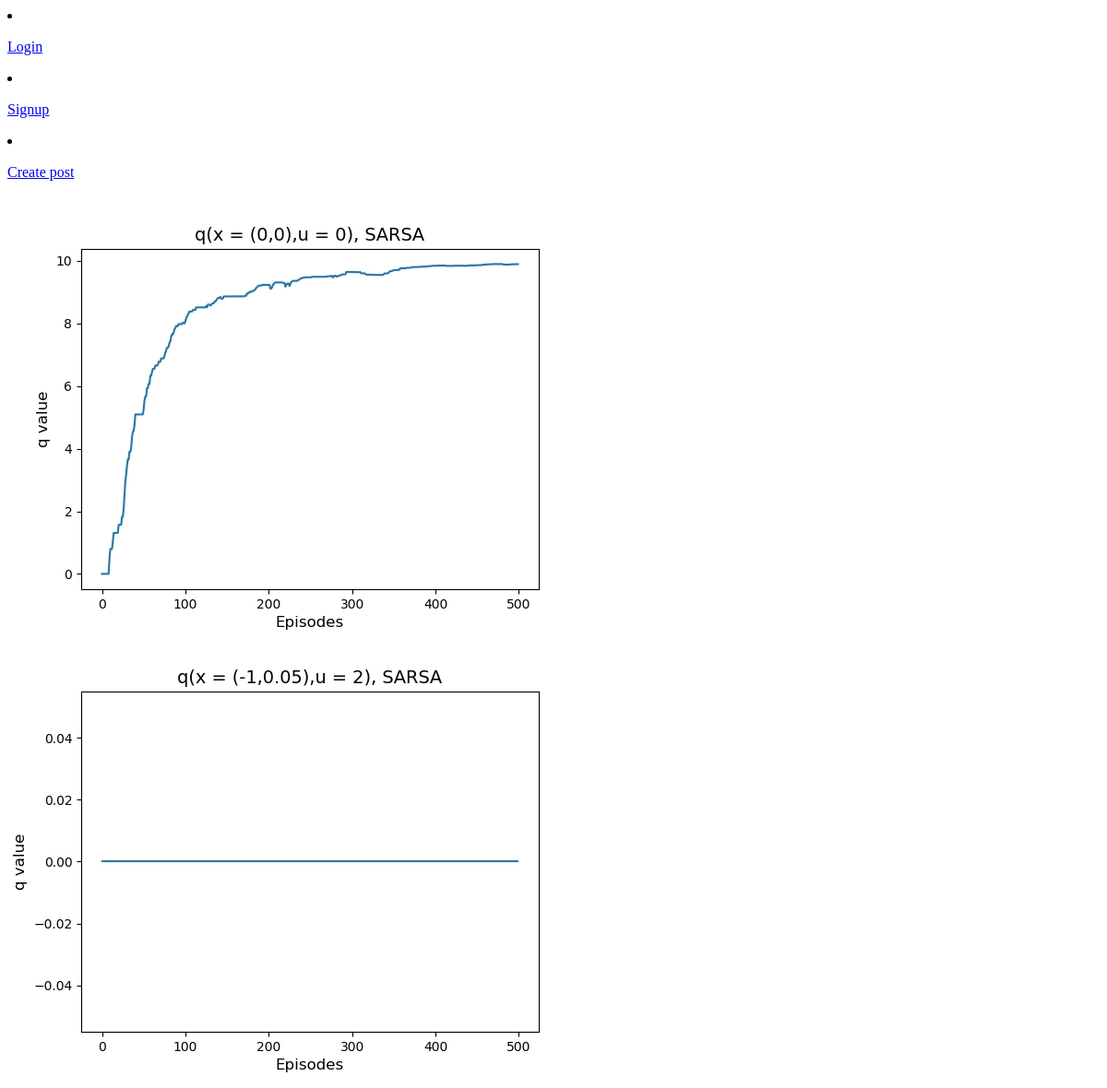
The page /insta/posts/ on the database as committed earlier.
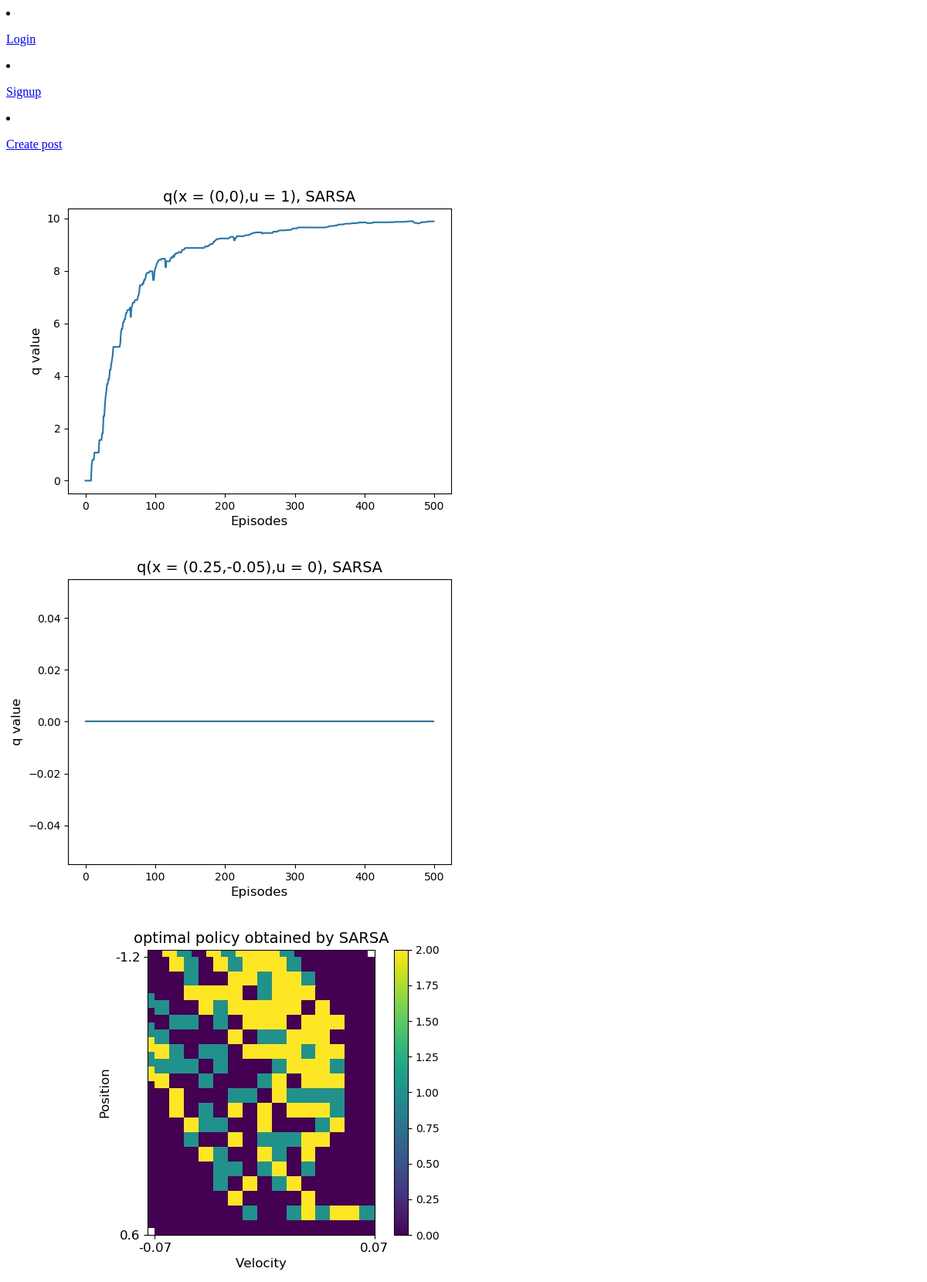
The same page on the database as committed later.
### insta/models.py (models this page shows)
class Post(models.Model):
    title = models.TextField(blank = True,null = True)
    image = ProcessedImageField(
        upload_to = 'static/images/posts',
        format = 'JPEG',
        options = {'quality':100},
        blank = True,
        null = True
    )

### insta/views.py (the view)
# urls.py: path('posts/', views.PostListView.as_view(),name = 'posts'),
class PostListView(ListView):
    model = Post
    template_name = 'posts.html'

### templates/posts.html
{% load static %}
<header>
    {% if request.user.is_authenticated %}
    <li>
        <p>Hi, {{request.user.username}}</p>
    </li>
    <li>
        <p><a href="{% url 'logout' %}">Logout</a></p>
    </li>
    {% else %}
    <li>
        <p><a href="{% url 'login' %}">Login</a></p>
    </li>
    <li>
        <p><a href="{% url 'signup' %}">Signup</a></p>
    </li>
    {% endif %}
    <li>
    <p><a href="{% url 'create_post' %}">Create post</a></p>
    </li>
</header>
<body>
    <div>
        {% for post in object_list %}
            <a href="{% url 'post_detail' post.id %}">
                <img src="/{{post.image}}">
            </a>
        {% endfor %}
    </div>
</body>

Rows that differ between the two databases and show on the page:
changed Post (number 1 of 3 on the later page): image: a different picture
added Post: image (picture)
changed Post (number 3 of 3 on the later page): image: a different picture
